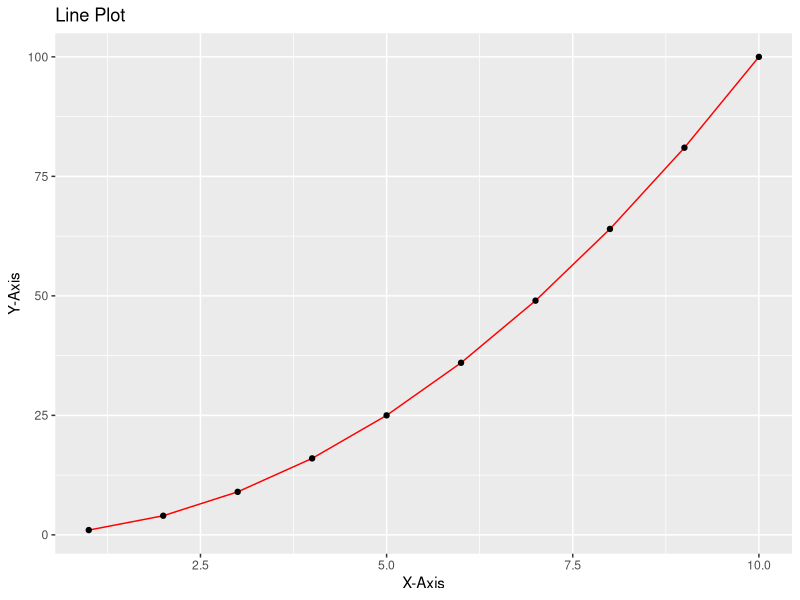

The R source for this figure:
library(ggplot2)

# Sample data
data <- data.frame(x = 1:10, y = (1:10)^2)

# Line plot
ggplot(data, aes(x = x, y = y)) +
    geom_line(color = "red") +
    geom_point() +
    ggtitle("Line Plot") +
    xlab("X-Axis") +
    ylab("Y-Axis")
